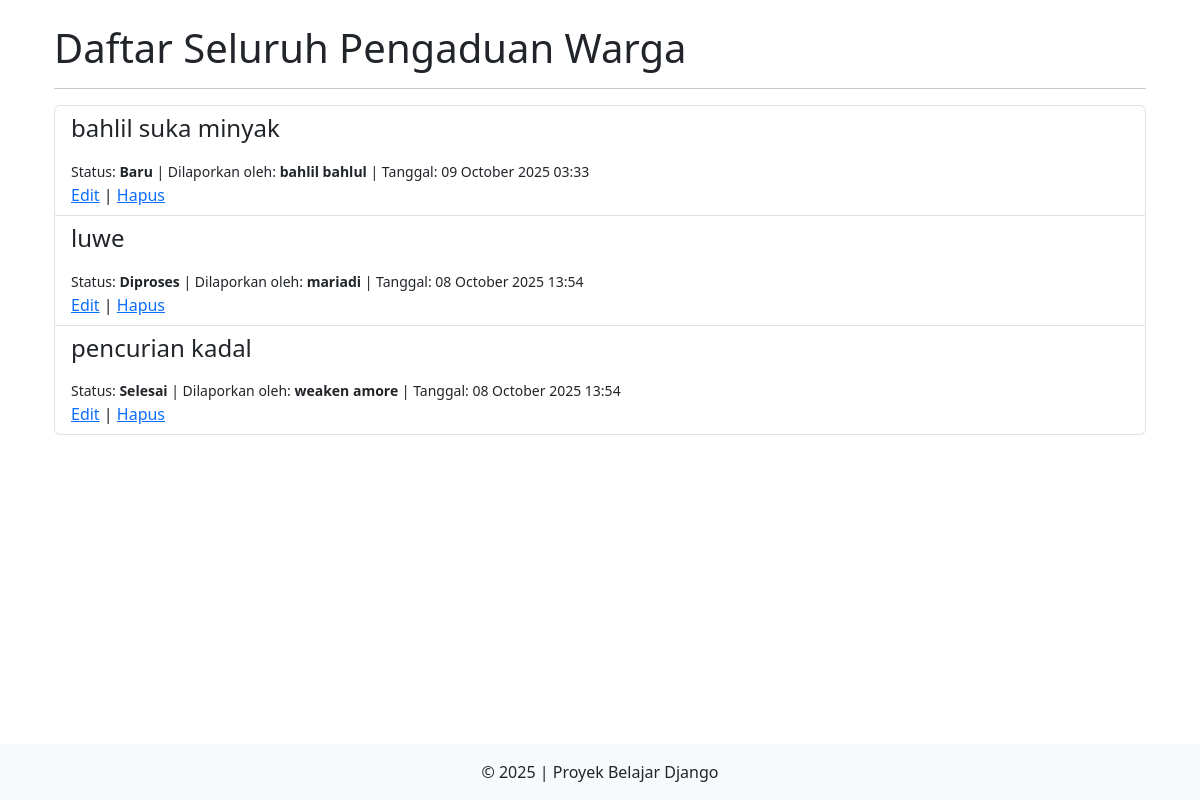
Before: /warga/pengaduan/ with the older database file.
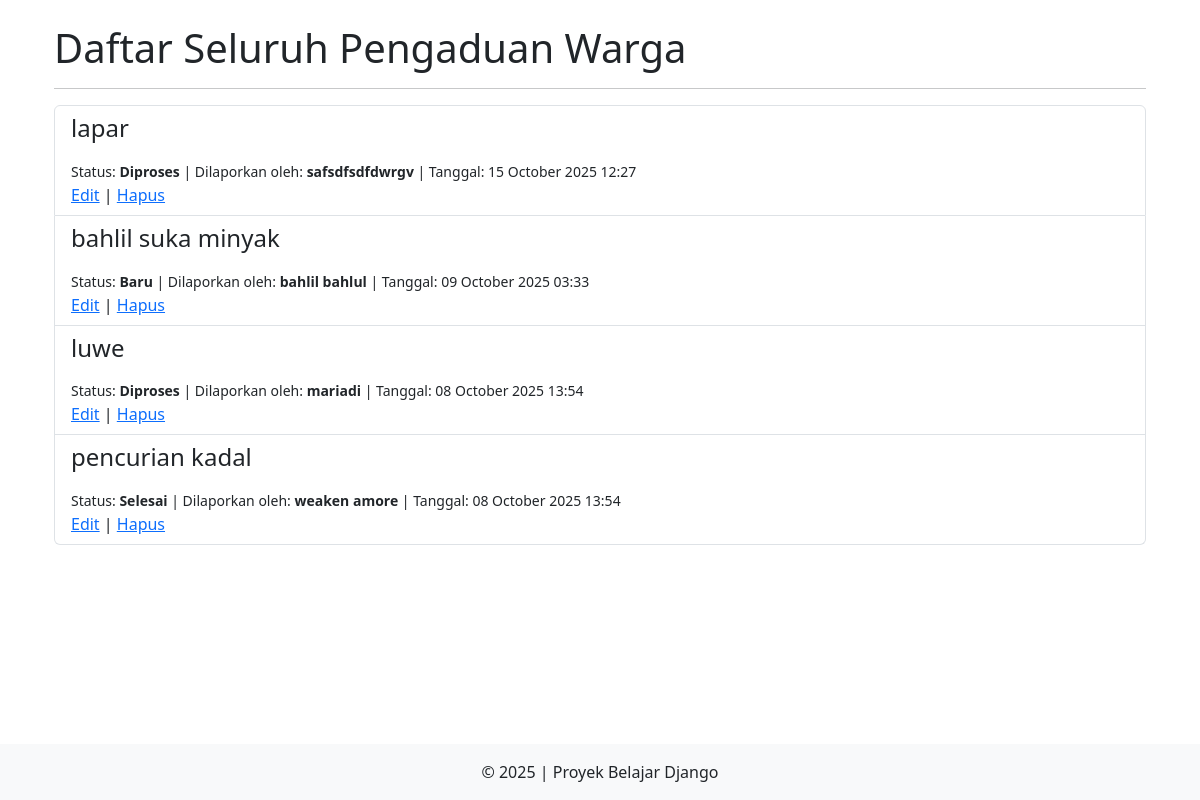
After: the same page with the newer database file.
### warga/models.py (models this page shows, shortened)
class Pengaduan(models.Model):
    STATUS_CHOICES = [
        ('BARU', 'Baru'),
        ('DIPROSES', 'Diproses'),
        ('SELESAI', 'Selesai'),
    ]
    judul = models.CharField(
        max_length=200,
        verbose_name="Judul Pengaduan"
    )
    isi = models.TextField(
        verbose_name="Isi Pengaduan"
    )
    status = models.CharField(max_length=10, choices=STATUS_CHOICES, default='BARU')
    tanggal_pengaduan = models.DateTimeField(
        auto_now_add=True
    )
    pelapor = models.ForeignKey(Warga, on_delete=models.CASCADE, related_name='pengaduan')

class Warga(models.Model):
    nik = models.CharField(max_length=16, unique=True, verbose_name="Nomor Induk Kependudukan")
    nama_lengkap = models.CharField(max_length=100, verbose_name="Nama Lengkap")
    alamat = models.TextField(verbose_name="Alamat Tinggal")
    no_telepon = models.CharField(max_length=15, blank=True, verbose_name="Nomor Telepon")
    tanggal_registrasi = models.DateTimeField(auto_now_add=True)

### warga/views.py (the view)
# urls.py: path('pengaduan/', PengaduanListView.as_view(), name='pengaduan-list'),
class PengaduanListView(ListView):
	model = Pengaduan
	template_name = 'warga/pengaduan_list.html'
	context_object_name = 'daftar_pengaduan'
	ordering = ['-tanggal_pengaduan']

### warga/templates/warga/pengaduan_list.html (shortened to what this page needs)
{% extends 'warga/base.html' %}
{% block content %}
  <div class="container mt-4">
    <h1>Daftar Seluruh Pengaduan Warga</h1>
    <hr>
    {% if daftar_pengaduan %}
      <ul class="list-group">
        {% for aduan in daftar_pengaduan %}
          <li class="list-group-item">
            <h4>{{ aduan.judul }}</h4>
            <small>
              Status: <strong>{{ aduan.get_status_display }}</strong> |
              Dilaporkan oleh: <strong>{{ aduan.pelapor.nama_lengkap }}</strong> |
              Tanggal: {{ aduan.tanggal_pengaduan|date:"d F Y H:i" }}
            </small>
            <div>
              <a href="{% url 'pengaduan-edit' aduan.pk %}">Edit</a> |
              <a href="{% url 'pengaduan-hapus' aduan.pk %}">Hapus</a>
            </div>
          </li>
        {% endfor %}
      </ul>
    {% else %}
      <div class="alert alert-info">
        Belum ada pengaduan yang dibuat oleh warga manapun.
      </div>
    {% endif %}
  </div>
{% endblock %}

Changed rows visible on the page:
added Pengaduan: judul "lapar", status "Diproses", pelapor.nama_lengkap "safsdfsdfdwrgv", tanggal_pengaduan "15 October 2025 12:27"
